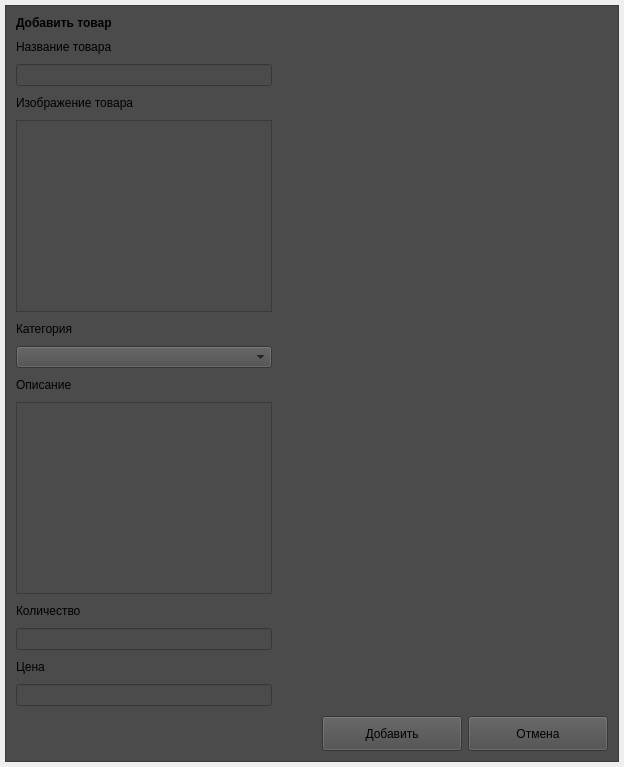
              <widget class="QWidget" name="pageAddProduct">
               <layout class="QHBoxLayout" name="horizontalLayout_13">
                <property name="leftMargin">
                 <number>5</number>
                </property>
                <property name="topMargin">
                 <number>5</number>
                </property>
                <property name="rightMargin">
                 <number>5</number>
                </property>
                <property name="bottomMargin">
                 <number>5</number>
                </property>
                <item>
                 <widget class="QFrame" name="frame_6">
                  <property name="styleSheet">
                   <string notr="true">background-color: rgb(75, 75, 75);</string>
                  </property>
                  <property name="frameShape">
                   <enum>QFrame::StyledPanel</enum>
                  </property>
                  <property name="frameShadow">
                   <enum>QFrame::Raised</enum>
                  </property>
                  <layout class="QHBoxLayout" name="horizontalLayout_14">
                   <property name="spacing">
                    <number>6</number>
                   </property>
                   <property name="leftMargin">
                    <number>5</number>
                   </property>
                   <property name="topMargin">
                    <number>5</number>
                   </property>
                   <property name="rightMargin">
                    <number>5</number>
                   </property>
                   <property name="bottomMargin">
                    <number>5</number>
                   </property>
                   <item>
                    <layout class="QGridLayout" name="gridLayout_4">
                     <property name="spacing">
                      <number>0</number>
                     </property>
                     <item row="1" column="1">
                      <spacer name="verticalSpacer_3">
                       <property name="orientation">
                        <enum>Qt::Vertical</enum>
                       </property>
                       <property name="sizeHint" stdset="0">
                        <size>
                         <width>20</width>
                         <height>40</height>
                        </size>
                       </property>
                      </spacer>
                     </item>
                     <item row="0" column="0" rowspan="2">
                      <layout class="QVBoxLayout" name="verticalLayout_2">
                       <property name="spacing">
                        <number>10</number>
                       </property>
                       <property name="leftMargin">
                        <number>5</number>
                       </property>
                       <property name="topMargin">
                        <number>5</number>
                       </property>
                       <property name="rightMargin">
                        <number>5</number>
                       </property>
                       <property name="bottomMargin">
                        <number>5</number>
                       </property>
                       <item>
                        <widget class="QLabel" name="label_4">
                         <property name="styleSheet">
                          <string notr="true">font: 75 11pt &quot;Montserrat&quot;;
font: bold;</string>
                         </property>
                         <property name="text">
                          <string>Добавить товар</string>
                         </property>
                        </widget>
                       </item>
                       <item>
                        <widget class="QLabel" name="label_5">
                         <property name="styleSheet">
                          <string notr="true"/>
                         </property>
                         <property name="text">
                          <string>Название товара</string>
                         </property>
                        </widget>
                       </item>
                       <item>
                        <widget class="QLineEdit" name="lineEditNameProduct">
                         <property name="styleSheet">
                          <string notr="true"/>
                         </property>
                        </widget>
                       </item>
                       <item>
                        <widget class="QLabel" name="label_6">
                         <property name="styleSheet">
                          <string notr="true"/>
                         </property>
                         <property name="text">
                          <string>Изображение товара</string>
                         </property>
                        </widget>
                       </item>
                       <item>
                        <widget class="QTextEdit" name="textEditImageProduct">
                         <property name="enabled">
                          <bool>true</bool>
                         </property>
                         <property name="sizePolicy">
                          <sizepolicy hsizetype="Expanding" vsizetype="Expanding">
                           <horstretch>150</horstretch>
                           <verstretch>0</verstretch>
                          </sizepolicy>
                         </property>
                         <property name="minimumSize">
                          <size>
                           <width>150</width>
                           <height>0</height>
                          </size>
                         </property>
                         <property name="maximumSize">
                          <size>
                           <width>400</width>
                           <height>16777215</height>
                          </size>
                         </property>
                         <property name="focusPolicy">
                          <enum>Qt::ClickFocus</enum>
                         </property>
                         <property name="contextMenuPolicy">
                          <enum>Qt::NoContextMenu</enum>
                         </property>
                         <property name="styleSheet">
                          <string notr="true"/>
                         </property>
                         <property name="verticalScrollBarPolicy">
                          <enum>Qt::ScrollBarAsNeeded</enum>
                         </property>
                         <property name="horizontalScrollBarPolicy">
                          <enum>Qt::ScrollBarAsNeeded</enum>
                         </property>
                         <property name="readOnly">
                          <bool>true</bool>
                         </property>
                        </widget>
                       </item>
                       <item>
                        <widget class="QLabel" name="label_7">
                         <property name="styleSheet">
                          <string notr="true"/>
                         </property>
                         <property name="text">
                          <string>Категория</string>
                         </property>
                        </widget>
                       </item>
                       <item>
                        <widget class="QComboBox" name="comboBoxCategoriesProduct">
                         <property name="focusPolicy">
                          <enum>Qt::ClickFocus</enum>
                         </property>
                         <property name="styleSheet">
                          <string notr="true"/>
                         </property>
                        </widget>
                       </item>
                       <item>
                        <widget class="QLabel" name="label_8">
                         <property name="styleSheet">
                          <string notr="true"/>
                         </property>
                         <property name="text">
                          <string>Описание</string>
                         </property>
                        </widget>
                       </item>
                       <item>
                        <widget class="QTextEdit" name="textEditDescriptionProduct">
                         <property name="styleSheet">
                          <string notr="true"/>
                         </property>
                        </widget>
                       </item>
                       <item>
                        <widget class="QLabel" name="label_9">
                         <property name="styleSheet">
                          <string notr="true"/>
                         </property>
                         <property name="text">
                          <string>Количество</string>
                         </property>
                        </widget>
                       </item>
                       <item>
                        <widget class="QLineEdit" name="lineEditAmountProduct">
                         <property name="styleSheet">
                          <string notr="true"/>
                         </property>
                        </widget>
                       </item>
                       <item>
                        <widget class="QLabel" name="label_10">
                         <property name="styleSheet">
                          <string notr="true"/>
                         </property>
                         <property name="text">
                          <string>Цена</string>
                         </property>
                        </widget>
                       </item>
                       <item>
                        <widget class="QLineEdit" name="lineEditPriceProduct">
                         <property name="styleSheet">
                          <string notr="true"/>
                         </property>
                        </widget>
                       </item>
                      </layout>
                     </item>
                     <item row="2" column="1">
                      <layout class="QHBoxLayout" name="horizontalLayout_15">
                       <property name="spacing">
                        <number>6</number>
                       </property>
                       <property name="leftMargin">
                        <number>5</number>
                       </property>
                       <property name="topMargin">
                        <number>5</number>
                       </property>
                       <property name="rightMargin">
                        <number>5</number>
                       </property>
                       <property name="bottomMargin">
                        <number>5</number>
                       </property>
                       <item>
                        <spacer name="horizontalSpacer_8">
                         <property name="orientation">
                          <enum>Qt::Horizontal</enum>
                         </property>
                         <property name="sizeHint" stdset="0">
                          <size>
                           <width>40</width>
                           <height>20</height>
                          </size>
                         </property>
                        </spacer>
                       </item>
                       <item>
                        <widget class="QPushButton" name="addProduct">
                         <property name="minimumSize">
                          <size>
                           <width>140</width>
                           <height>35</height>
                          </size>
                         </property>
                         <property name="styleSheet">
                          <string notr="true"/>
                         </property>
                         <property name="text">
                          <string>Добавить</string>
                         </property>
                        </widget>
                       </item>
                       <item>
                        <widget class="QPushButton" name="cancelProduct">
                         <property name="minimumSize">
                          <size>
                           <width>140</width>
                           <height>35</height>
                          </size>
                         </property>
                         <property name="styleSheet">
                          <string notr="true"/>
                         </property>
                         <property name="text">
                          <string>Отмена</string>
                         </property>
                        </widget>
                       </item>
                      </layout>
                     </item>
                    </layout>
                   </item>
                  </layout>
                 </widget>
                </item>
               </layout>
              </widget>
